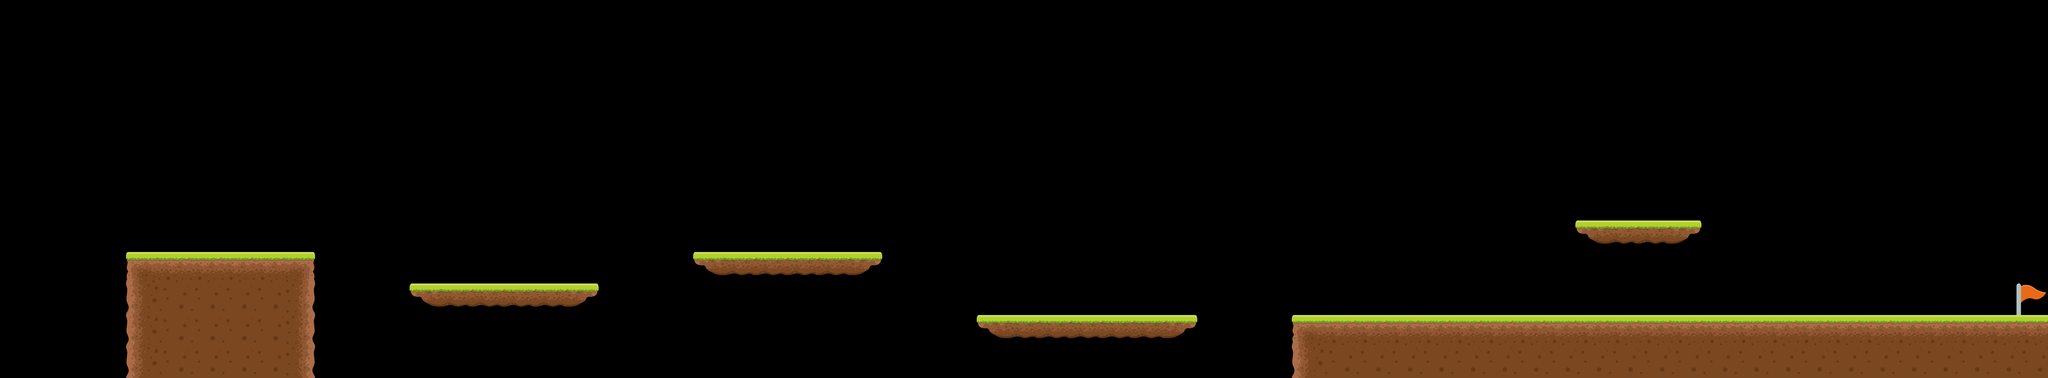

The image is a tile-based game level rendered from a .tmx file. Its description and complete source (layers, tilesets, objects, tile grids) follow:
An orthogonal 65x12 tile map with 64x64 px tiles, 1 tile layer (Tile Layer 1), 2 tilesets and 12 objects.

<map version="1.9" tiledversion="1.9.1" orientation="orthogonal" renderorder="right-down" width="65" height="12" tilewidth="64" tileheight="64" infinite="0" nextlayerid="8" nextobjectid="40">
 <editorsettings>
  <export target="level8.lua" format="lua" />
 </editorsettings>
 <tileset firstgid="1" name="platforms" tilewidth="64" tileheight="64" tilecount="9" columns="3">
  <image source="tileset.png" width="192" height="192" />
 </tileset>
 <tileset firstgid="10" name="flag" tilewidth="64" tileheight="64" tilecount="1" columns="1">
  <image source="flag.png" width="64" height="64" />
 </tileset>
 <layer id="1" name="Tile Layer 1" width="65" height="12">
  <data encoding="csv">
0,0,0,0,0,0,0,0,0,0,0,0,0,0,0,0,0,0,0,0,0,0,0,0,0,0,0,0,0,0,0,0,0,0,0,0,0,0,0,0,0,0,0,0,0,0,0,0,0,0,0,0,0,0,0,0,0,0,0,0,0,0,0,0,0,
0,0,0,0,0,0,0,0,0,0,0,0,0,0,0,0,0,0,0,0,0,0,0,0,0,0,0,0,0,0,0,0,0,0,0,0,0,0,0,0,0,0,0,0,0,0,0,0,0,0,0,0,0,0,0,0,0,0,0,0,0,0,0,0,0,
0,0,0,0,0,0,0,0,0,0,0,0,0,0,0,0,0,0,0,0,0,0,0,0,0,0,0,0,0,0,0,0,0,0,0,0,0,0,0,0,0,0,0,0,0,0,0,0,0,0,0,0,0,0,0,0,0,0,0,0,0,0,0,0,0,
0,0,0,0,0,0,0,0,0,0,0,0,0,0,0,0,0,0,0,0,0,0,0,0,0,0,0,0,0,0,0,0,0,0,0,0,0,0,0,0,0,0,0,0,0,0,0,0,0,0,0,0,0,0,0,0,0,0,0,0,0,0,0,0,0,
0,0,0,0,0,0,0,0,0,0,0,0,0,0,0,0,0,0,0,0,0,0,0,0,0,0,0,0,0,0,0,0,0,0,0,0,0,0,0,0,0,0,0,0,0,0,0,0,0,0,0,0,0,0,0,0,0,0,0,0,0,0,0,0,0,
0,0,0,0,0,0,0,0,0,0,0,0,0,0,0,0,0,0,0,0,0,0,0,0,0,0,0,0,0,0,0,0,0,0,0,0,0,0,0,0,0,0,0,0,0,0,0,0,0,0,0,0,0,0,0,0,0,0,0,0,0,0,0,0,0,
0,0,0,0,0,0,0,0,0,0,0,0,0,0,0,0,0,0,0,0,0,0,0,0,0,0,0,0,0,0,0,0,0,0,0,0,0,0,0,0,0,0,0,0,0,0,0,0,0,0,0,0,0,0,0,0,0,0,0,0,0,0,0,0,0,
0,0,0,0,0,0,0,0,0,0,0,0,0,0,0,0,0,0,0,0,0,0,0,0,0,0,0,0,0,0,0,0,0,0,0,0,0,0,0,0,0,0,0,0,0,0,0,0,0,0,7,8,8,9,0,0,0,0,0,0,0,0,0,0,0,
0,0,0,0,1,2,2,2,2,3,0,0,0,0,0,0,0,0,0,0,0,0,7,8,8,8,8,9,0,0,0,0,0,0,0,0,0,0,0,0,0,0,0,0,0,0,0,0,0,0,0,0,0,0,0,0,0,0,0,0,0,0,0,0,0,
0,0,0,0,4,5,5,5,5,6,0,0,0,7,8,8,8,8,9,0,0,0,0,0,0,0,0,0,0,0,0,0,0,0,0,0,0,0,0,0,0,0,0,0,0,0,0,0,0,0,0,0,0,0,0,0,0,0,0,0,0,0,0,0,10,
0,0,0,0,4,5,5,5,5,6,0,0,0,0,0,0,0,0,0,0,0,0,0,0,0,0,0,0,0,0,0,7,8,8,8,8,8,9,0,0,0,1,2,2,2,2,2,2,2,2,2,2,2,2,2,2,2,2,2,2,2,2,2,2,2,
0,0,0,0,4,5,5,5,5,6,0,0,0,0,0,0,0,0,0,0,0,0,0,0,0,0,0,0,0,0,0,0,0,0,0,0,0,0,0,0,0,4,5,5,5,5,5,5,5,5,5,5,5,5,5,5,5,5,5,5,5,5,5,5,5
</data>
 </layer>
 <objectgroup id="4" name="Platforms">
  <object id="27" x="2624" y="640" width="1536" height="128" />
  <object id="28" x="3200" y="448" width="256" height="64" />
  <object id="29" x="1984" y="640" width="448" height="64" />
  <object id="30" x="1408" y="512" width="384" height="64" />
  <object id="31" x="832" y="576" width="384" height="64" />
  <object id="32" x="256" y="512" width="384" height="256" />
 </objectgroup>
 <objectgroup id="5" name="Enemies">
  <object id="35" x="1024" y="512" width="64" height="64" />
  <object id="36" x="2176" y="576" width="64" height="64" />
  <object id="38" x="3072" y="576" width="64" height="64" />
  <object id="39" x="3712" y="576" width="64" height="64" />
 </objectgroup>
 <objectgroup id="6" name="Start">
  <object id="33" x="256" y="384" width="64" height="64" />
 </objectgroup>
 <objectgroup id="7" name="Flag">
  <object id="26" x="4096" y="576" width="64" height="64" />
 </objectgroup>
</map>
